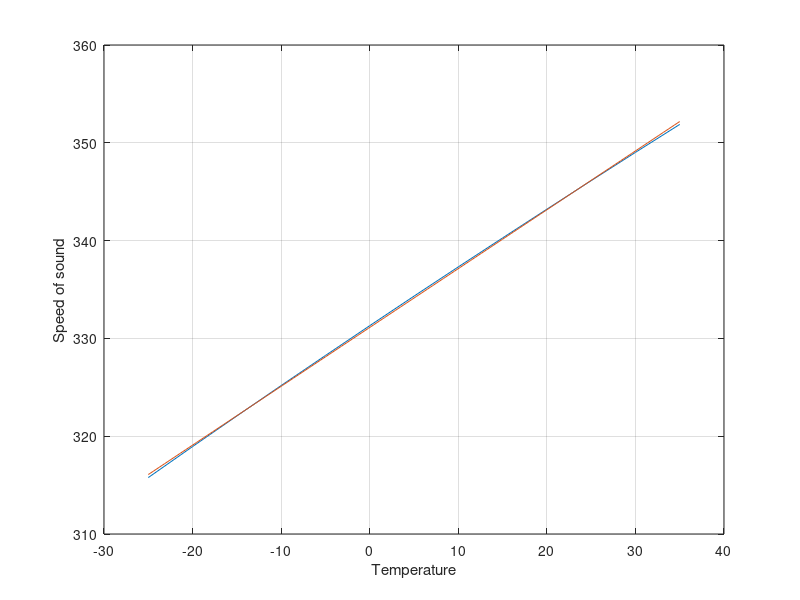
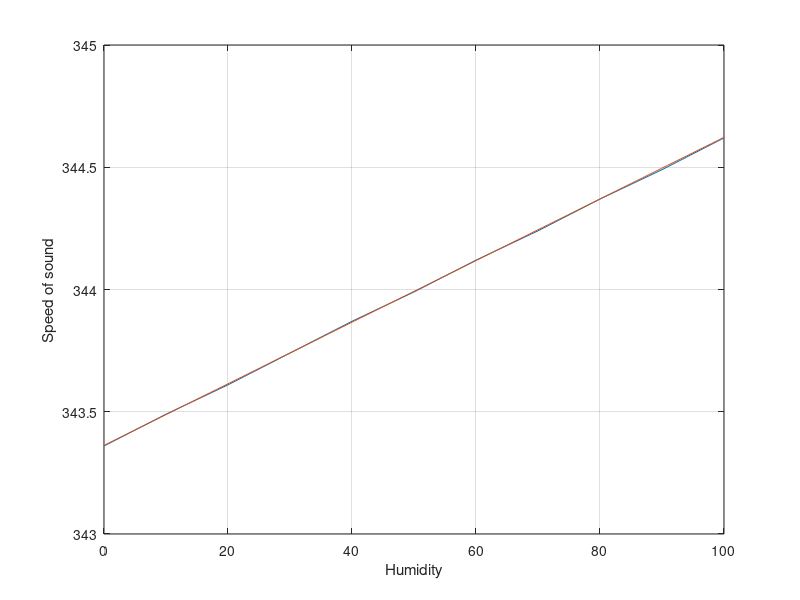

These charts were generated, in order, by the following MATLAB code:
format short
%Values from wikipedia

temp = [-25 -20 -15 -10 -5 0 5 10 15 20 25 30 35];
speed1 = [315.77 318.94 322.07 325.18 328.25 331.30 334.32 337.31 340.27 343.21 346.13 349.02 351.88];

figure(1)
plot(temp, speed1)
hold on
grid on
xlabel('Temperature')
ylabel('Speed of sound')

%Testing the function given by polyfit
x1 = linspace(-25,35);
y1 = 331.1190 + 0.6016*x1;
plot(x1, y1)

polyfit(temp, speed1, 1)

%Values from
%http://www.sengpielaudio.com/calculator-airpressure.htm 
%at 20? and 101,325 kPa

hum = [0 10 20 30 40 50 60 70 80 90 100];
speed2 = [343.36 343.49 343.61 343.74 343.87 343.99 344.12 344.24 344.37 344.49 344.62];


figure(2)
plot(hum, speed2)
hold on
grid on
xlabel('Humidity')
ylabel('Speed of sound')

%Testing the function given by polyfit
x2 = linspace(0,100);
y2 = 343.3623 + 0.0126*x2;
plot(x2, y2)

polyfit(hum, speed2, 1)

%Idea: use start value for temperature and use the k value for both
%with two unknown, one for temp and one for humidity
%  =>   speed = 331.1190 + 0.6016*temp + 0.0126*humidity
